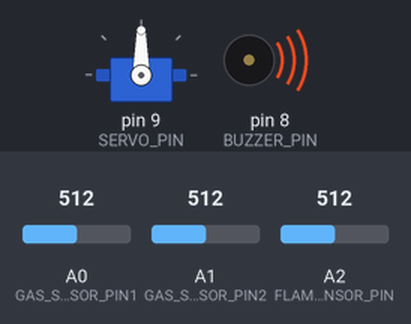
Recording of a sketch running on a simulated Arduino Uno, built with avr-gcc and run on an emulated ATmega328P. On the bench: servo, buzzer (waves = sounding, pin HIGH). Inputs (shaded band) come from the test bench; at power-on: A0 (GAS_SENSOR_PIN1) = 512, A1 (GAS_SENSOR_PIN2) = 512, A2 (FLAME_SENSOR_PIN) = 512.

Above: at 0.1 s.
Timing chart, 0 to 1.6 s (numbered marks = the images above):
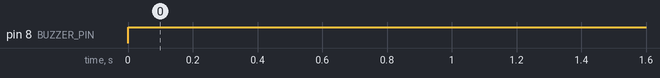

Measured:
- by itself, pin 8 (BUZZER_PIN): LOW → HIGH at 0.00 s

The sketch:

sketch_jun26a.ino
```cpp
#include <Servo.h>

// Define the pin connections
#define GAS_SENSOR_PIN1 A0
#define GAS_SENSOR_PIN2 A1
#define FLAME_SENSOR_PIN A2
#define SERVO_PIN 9
#define BUZZER_PIN 8

// Define the gas level at which the alarm will trigger
#define GAS_LEVEL_THRESHOLD 200

// Define the flame level at which the alarm will trigger
#define FLAME_LEVEL_THRESHOLD 300

// Create a servo object
Servo servo;

void setup() {
  // Initialize the servo
  servo.attach(SERVO_PIN);

  // Initialize the buzzer
  pinMode(BUZZER_PIN, OUTPUT);
}

void loop() {
  // Read the gas and flame sensor values
  int gasLevel1 = analogRead(GAS_SENSOR_PIN1);
  int gasLevel2 = analogRead(GAS_SENSOR_PIN2);
  int flameLevel = analogRead(FLAME_SENSOR_PIN);

  // Check if the gas or flame level is above the threshold
  if (gasLevel1 > GAS_LEVEL_THRESHOLD || gasLevel2 > GAS_LEVEL_THRESHOLD || flameLevel > FLAME_LEVEL_THRESHOLD) {
    // Activate the buzzer
    digitalWrite(BUZZER_PIN, HIGH);

    // Move the servo to open the gate
    servo.write(90);
  } else {
    // Deactivate the buzzer
    digitalWrite(BUZZER_PIN, LOW);

    // Move the servo to close the gate
    servo.write(0);
  }

  // Wait for a short period before the next check
  delay(1000);
}
```
